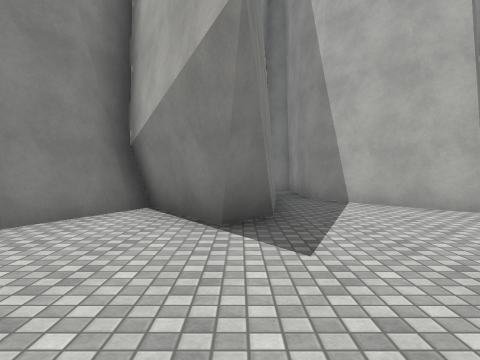
[1] (above)

14 first-person views from a walk through a Unity game level. The camera is 1.3 m above the floor, tilts 2° down and sees 70° across. The floor is counted in squares, 2 m on a side. Each view is taken from the middle of a square. On the plan, view 1 faces up. The plan holds only what a view shows up to about 10 squares ahead; the rest is blank. The place goes on beyond the plan. The player is left out. Some animated figures are left out. Some surface patterns are stand-ins.

[2]
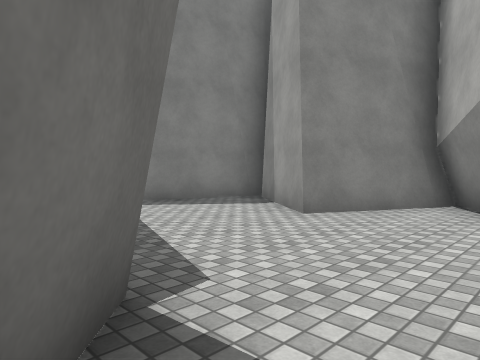

[3]
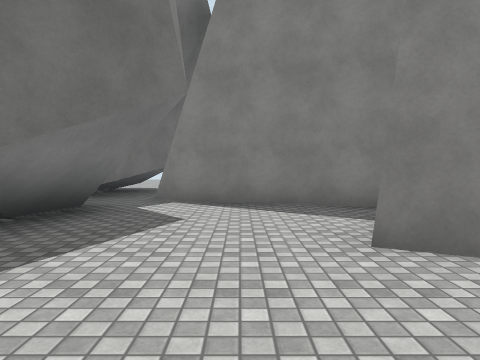

[4]
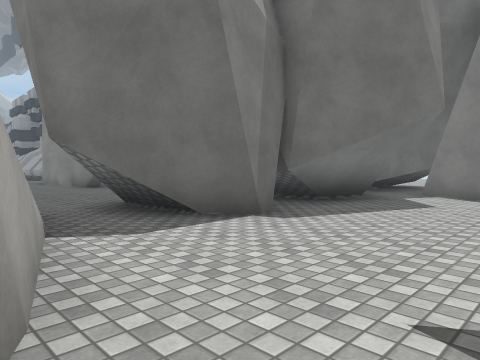

[5]
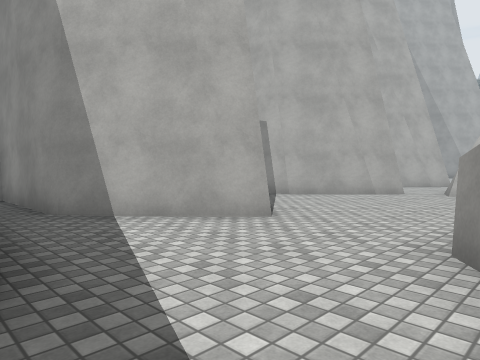

[6]
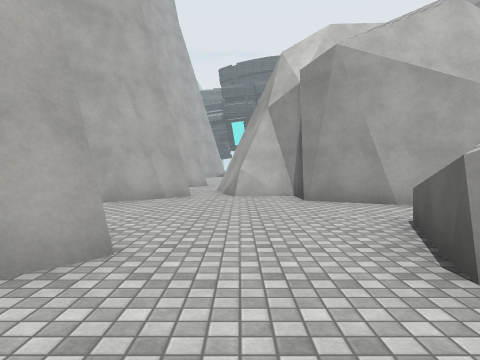

[7]
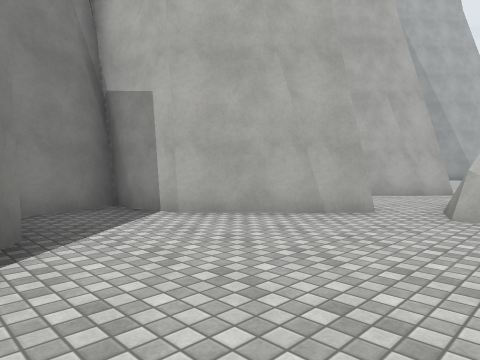

[8]
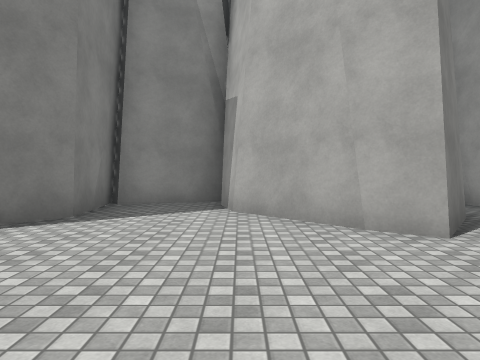

[9]
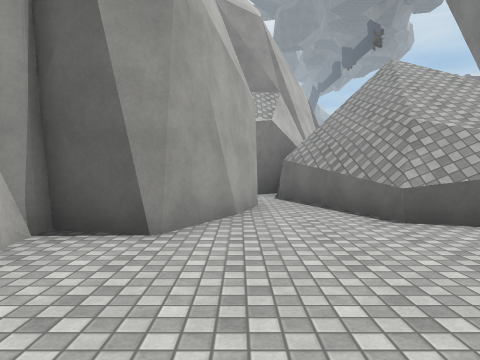

[10]
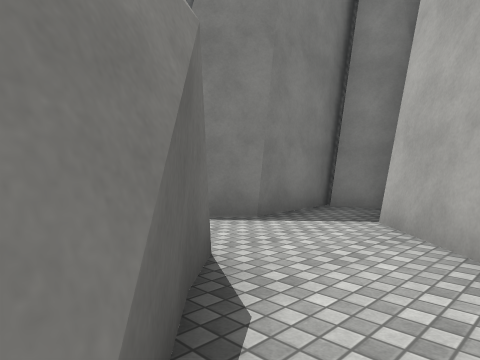

[11]
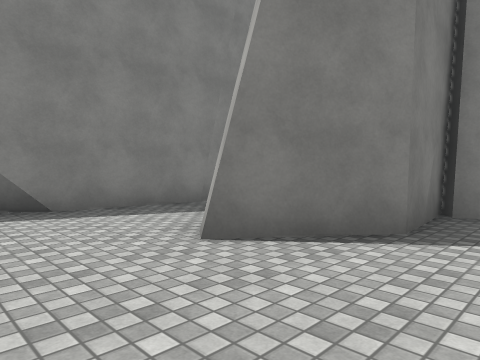

[12]
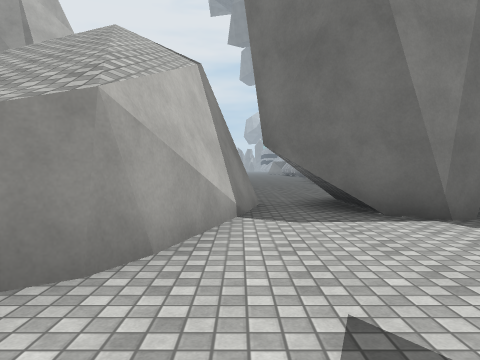

[13]
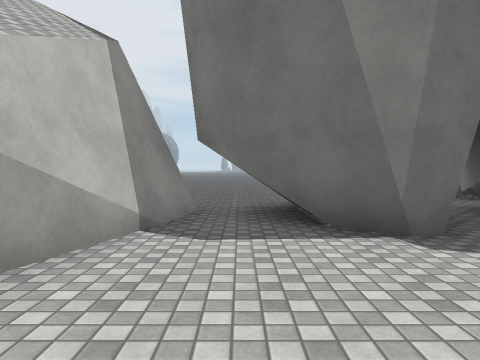

[14]
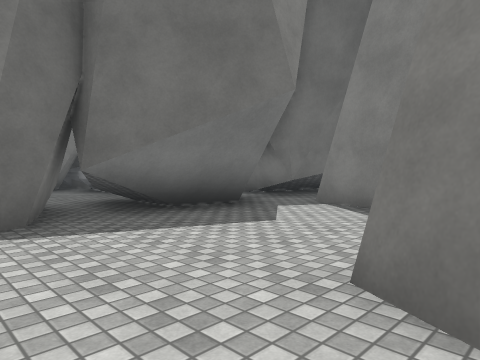

### Floor plan
Ten units are one square. View 1 is at (0, 0); x grows to the right and y downward. Boxes are objects, and circles mark ways between rooms. Rooms are numbered by the first view taken in them; rooms with no view inside come last. Other rooms are left out.
<svg viewBox="-91 -100 231 128">
<path fill="none" stroke="#000" d="M-31 1 -26 5M-21 4 -14 2 3 18M0 -32 -16 -56M-18 -54 -29 -32 -51 -48M-54 -53 -68 -4M16 -14 19 -19M10 8 18 -18M-76 5 -72 7M9 23 16 -11M-86 -2 -72 7M7 22 10 8M33 -53 16 -72 15 -79M15 -73 15 -95M46 -85 48 -66 36 -51 31 -55M4 -41 -3 -33M19 -19 30 -27 51 -19 60 14M67 -81 67 -88 48 -82M8 -76 3 -38M84 -56 70 -71 67 -85M70 -12 79 -27 89 -25 93 -30M90 -53 82 -58M91 -27 89 -39M66 3 72 -15M6 -45 -2 -36M111 -46 116 -40M115 -41 125 -32M121 -37 125 -30M128 -57 112 -72M89 -41 96 -44M89 -39 111 -43M135 -53 126 -59M98 -85 99 -65 90 -53M109 -87 99 -84M94 -43 107 -45"/>
<circle cx="5" cy="-30" r="3" fill="#2a7"/>
<circle cx="90" cy="-50" r="3" fill="#2a7"/>
<text x="-30" y="-20">1</text>
<text x="40" y="-50">2</text>
<text x="110" y="-50">3</text>
</svg>
Room 1 opens to room 2. Room 2 opens to room 3.

Where each view was taken, in squares from view 1:
view 1: 0 up, 0 right, facing up
view 2: 1 down, 0 right, facing up-left
view 3: 2 up, 0 right, facing left
view 4: 3 up, 2 right, facing down-left
view 5: 2 up, 0 right, facing up-right
view 6: 4 up, 1 right, facing right
view 7: 3 up, 4 right, facing up-right
view 8: 2 up, 7 right, facing up
view 9: 6 up, 7 right, facing down
view 10: 3 up, 13 right, facing up-left
view 11: 3 up, 6 right, facing up-left
view 12: 4 up, 1 right, facing down
view 13: 3 up, 0 right, facing down
view 14: 4 up, 1 left, facing down-left
